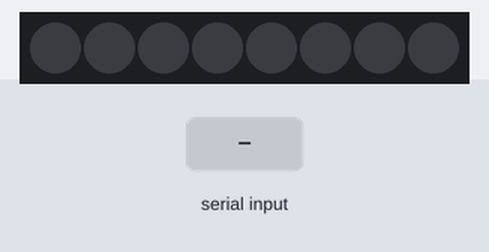
This sketch was run on a simulated Arduino Uno, built with avr-gcc and run on an emulated ATmega328P. Shown: 8 RGB LEDs in strip order, left to right. Inputs (shaded band) come from the test bench.

Above: at 3.2 s.
3.3 s: "1" received over Serial
At 3.35 s:
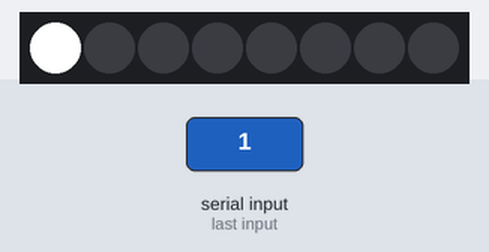
At 4.06 s:
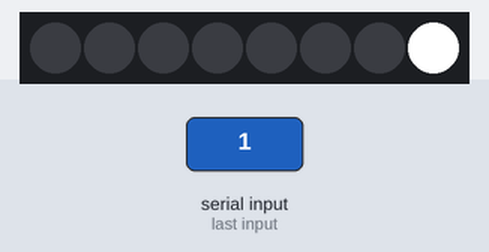
Timing chart, 0 to 12.3 s (numbered marks = the images above; inputs shaded):
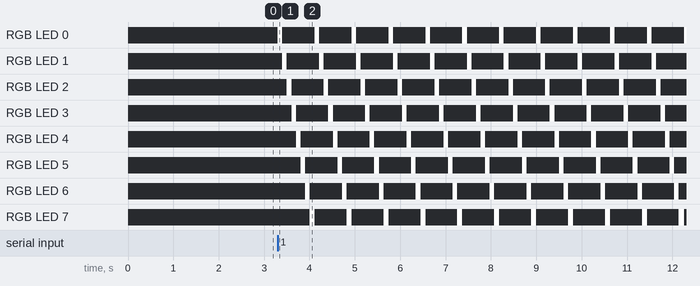

The sketch:

Processing_to_Arduino.ino
```cpp
 /// @file    FirstLight.ino
/// @brief   Animate a white dot moving along a strip of LEDs
/// @example FirstLight.ino

 #include <FastLED.h>

 char val; // Data received from the serial port
 int ledPin = 7; // Set the pin to digital I/O 7
 int whiteLed = 0;

// How many leds are in the strip?
#define NUM_LEDS 8

#define DATA_PIN 7
#define CLOCK_PIN 13

CRGB leds[NUM_LEDS];

 void setup() {
   delay(2000);
   FastLED.addLeds<WS2811, DATA_PIN, RGB>(leds, NUM_LEDS);
   pinMode(ledPin, OUTPUT); // Set pin as OUTPUT
   Serial.begin(9600); // Start serial communication at 9600 bps
 }


 void loop() {

   if (Serial.available())
   { // If data is available to read,
     val = Serial.read(); // read it and store it in val
   }
   if (val == '1')
   { // If 1 was received
     for(int whiteLed = 0; whiteLed < NUM_LEDS; whiteLed = whiteLed + 1) {
      // Turn our current led on to white, then show the leds
      leds[whiteLed] = CRGB::White;

      // Show the leds (only one of which is set to white, from above)
      FastLED.show();

      // Wait a little bit
      delay(100);

      // Turn our current led back to black for the next loop around
      leds[whiteLed] = CRGB::Black;
     }
   } else {
     leds[whiteLed] = CRGB::Black;
   }
   delay(10); // Wait 10 milliseconds for next reading
}
```

Measured:
- after the input at 3.3 s, RGB LED 0: alternates RGB(255, 255, 255) for 0.10 s and off for 0.71 s, starting at once; RGB LED 1: alternates RGB(255, 255, 255) for 0.10 s and off for 0.71 s, starting after 0.10 s
